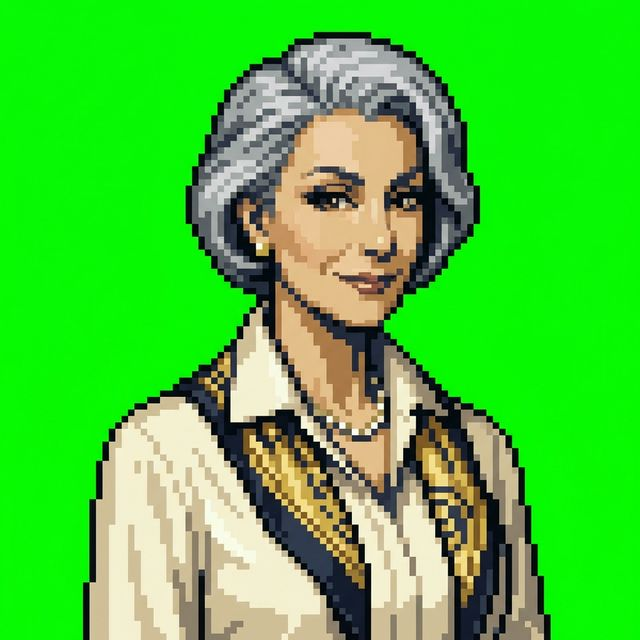
#> input picture game/assets/raw/portrait_margaux_villiers.png, 640 x 640 px
$ python sprite_slice.py ../assets/raw/portrait_margaux_villiers.png
#> lines starting #> are read from the running program, lines starting #| are printed output that depends on the picture
#!/usr/bin/env python3
"""
sprite_slice.py — Spritesheet Slicer for ArtLife
Phase 40: Sprite Generation Pipeline

Cuts a spritesheet grid into individual frames or validates spritesheet dimensions.

Usage:
  python scripts/sprite_slice.py player_walk.png --tile 16                    # Slice 16×16 frames
  python scripts/sprite_slice.py player_walk.png --tile 16 --output frames/   # Save to directory
  python scripts/sprite_slice.py player_walk.png --tile 16 --info             # Just print info
  python scripts/sprite_slice.py player_walk.png --tile 16 --resize 64 64     # Resize sheet to 64×64 first
"""

import argparse
import sys
from pathlib import Path
from PIL import Image


def get_sheet_info(img, tile_size):
    """Calculate frame count and grid dimensions."""
    cols = img.width // tile_size
    rows = img.height // tile_size
    total = cols * rows
    return cols, rows, total


def slice_sheet(img, tile_size):
    """Slice an image into tile_size × tile_size frames."""
    cols, rows, total = get_sheet_info(img, tile_size)
    frames = []

    for row in range(rows):
        for col in range(cols):
            x = col * tile_size
            y = row * tile_size
            frame = img.crop((x, y, x + tile_size, y + tile_size))
            frames.append(frame)

    return frames


def main():
    parser = argparse.ArgumentParser(description='Slice ArtLife spritesheets into individual frames')
    parser.add_argument('input', help='Input spritesheet PNG')
    parser.add_argument('--tile', type=int, default=16, help='Tile size in pixels (default: 16)')
    parser.add_argument('--output', default=None, help='Output directory for sliced frames')
    parser.add_argument('--info', action='store_true', help='Just print sheet info, don\'t slice')
    parser.add_argument('--resize', nargs=2, type=int, metavar=('W', 'H'),
                       help='Resize the sheet to W×H before slicing (uses NEAREST for pixel art)')
    parser.add_argument('--prefix', default='frame', help='Filename prefix for sliced frames')

    args = parser.parse_args()

    input_path = Path(args.input)
    if not input_path.exists():
        print(f"ERROR: File not found: {input_path}")
        sys.exit(1)

    img = Image.open(input_path).convert('RGBA')

    # Resize if requested (using NEAREST to preserve pixel art)
    if args.resize:
        w, h = args.resize
        img = img.resize((w, h), Image.NEAREST)
        print(f"📐 Resized to {w}×{h}")

    cols, rows, total = get_sheet_info(img, args.tile)
#> cols = 40; rows = 40; total = 1600

    print(f"🎨 ArtLife Spritesheet Slicer")
    print(f"   Input: {input_path.name} ({img.width}×{img.height})")
#|    Input: portrait_margaux_villiers.png (640×640)
    print(f"   Tile:  {args.tile}×{args.tile}")
    print(f"   Grid:  {cols} columns × {rows} rows = {total} frames")
#|    Grid:  40 columns × 40 rows = 1600 frames

    if img.width % args.tile != 0 or img.height % args.tile != 0:
        print(f"\n⚠️  WARNING: Image dimensions ({img.width}×{img.height}) don't divide evenly by tile size ({args.tile}).")
        print(f"   Consider resizing with: --resize {cols * args.tile} {rows * args.tile}")

    if args.info:
        # Direction mapping for 4×4 walking sheets
        if cols == 4 and rows == 4:
            print(f"\n   Walking sheet layout detected:")
            print(f"   Row 0 (frames 0-3):  facing DOWN")
            print(f"   Row 1 (frames 4-7):  facing LEFT")
            print(f"   Row 2 (frames 8-11): facing RIGHT")
            print(f"   Row 3 (frames 12-15): facing UP")
        return

    # Slice
    frames = slice_sheet(img, args.tile)
#> in slice_sheet, `cols, rows, total = get_sheet_info(img, tile_size)`: cols = 40; total = 1600
#> after the loop in slice_sheet, `for row in range(rows):`: frames = 1600 items
#> frames = 1600 items

    # Output
    if args.output:
        output_dir = Path(args.output)
        output_dir.mkdir(parents=True, exist_ok=True)

        for i, frame in enumerate(frames):
            out_path = output_dir / f"{args.prefix}_{i:02d}.png"
            frame.save(out_path)

        print(f"\n✅ Saved {total} frames to {output_dir}/")
    else:
        # Default: save next to input with _sliced suffix
        output_dir = input_path.parent / f"{input_path.stem}_frames"
        output_dir.mkdir(parents=True, exist_ok=True)

        for i, frame in enumerate(frames):
            out_path = output_dir / f"{args.prefix}_{i:02d}.png"
            frame.save(out_path)
#> this loop made 1600 passes
#> pass 1, in main, `frame.save(out_path)`:
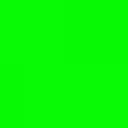
#> saved as frame_00.png: PIL image 16x16 RGBA (shown 8 times larger); mean R, G, B, A 7.7, 249.7, 4.7, 255

        print(f"\n✅ Saved {total} frames to {output_dir}/")
#| ✅ Saved 1600 frames to ../assets/raw/portrait_margaux_villiers_frames/


if __name__ == '__main__':
    main()
